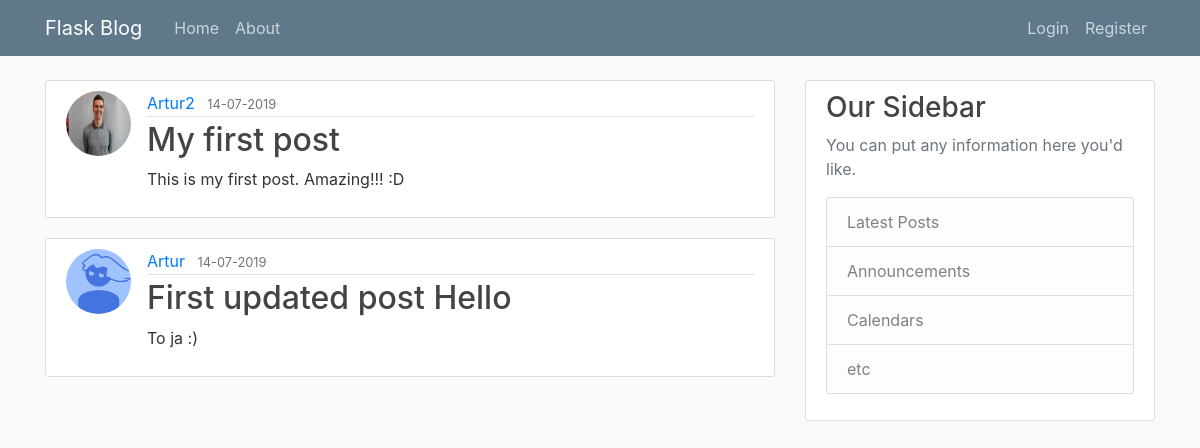
Page /home on the earlier database version.
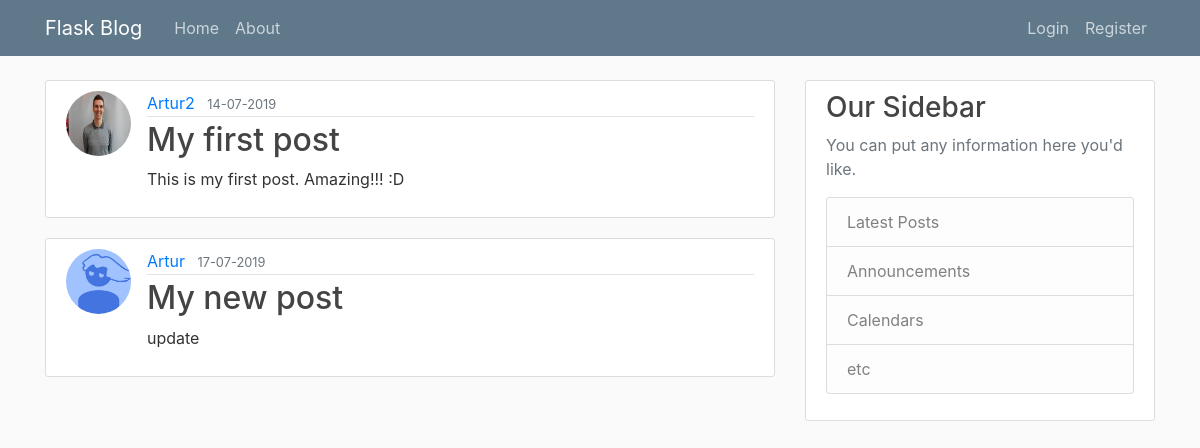
Same page on the later database version.
### main/models.py (models this page shows, shortened)
class Post(db.Model):
    id = db.Column(db.Integer, primary_key=True)
    title = db.Column(db.String(100), nullable=False)
    date_posted = db.Column(db.DateTime, nullable=False, default=datetime.utcnow)
    content = db.Column(db.Text, nullable=False)
    user_id = db.Column(db.Integer, db.ForeignKey('user.id'), nullable= False)

class User(db.Model, UserMixin):
    id = db.Column(db.Integer, primary_key=True)
    username = db.Column(db.String(20), unique=True, nullable=False)
    email = db.Column(db.String(120), unique=True, nullable=False)
    image_file = db.Column(db.String(20), nullable=False, default='default.jpg')
    password = db.Column(db.String(60), nullable=False)
    posts = db.relationship('Post', backref='author', lazy = True)

### main/routes.py (the view)
@app.route("/")
@app.route("/home")
def home():
    posts = Post.query.all()
    return render_template('home.html', posts=posts)

### main/templates/home.html (shortened to what this page needs)
{% extends "layout.html" %}
{% block content %}
    {% for post in posts %}
    <article class="media content-section">
        <img class="rounded-circle article-img" src="{{ url_for('static', filename='profile_pics/' + post.author.image_file) }}">
          <div class="media-body">
            <div class="article-metadata">
              <a class="mr-2" href="#">{{ post.author.username }}</a>
              <small class="text-muted">{{ post.date_posted.strftime('%d-%m-%Y') }}</small>
            </div>
            <h2><a class="article-title" href="#">{{ post.title }}</a></h2>
            <p class="article-content">{{ post.content }}</p>
          </div>
    </article>
    {% endfor %}
{% endblock content %}

Differences in the rows shown:
changed Post "Artur": date_posted "14-07-2019" → "17-07-2019"; title "First updated post Hello" → "My new post"; content "To ja :)" → "update"
